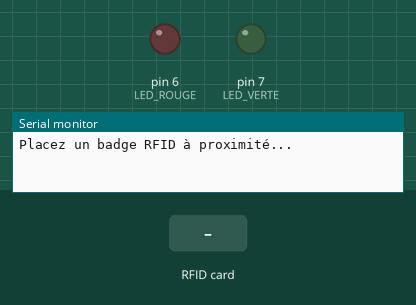
Simulated run of this sketch. Board: Arduino Uno, built with avr-gcc and run on an emulated ATmega328P. Parts: output pins drawn as LEDs (lit = HIGH), the last lines printed to the serial monitor. The inputs (shaded band) are chosen by the test bench. Pins used as bus, display or sensor lines are not drawn.

Above: at 1.2 s.
1.3 s: RFID card 5E 7A 19 C4 held to the reader
At 2.2 s:
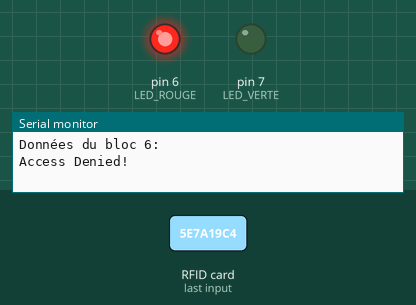
Timing chart, 0 to 4.9 s (numbered marks = the images above; inputs shaded):
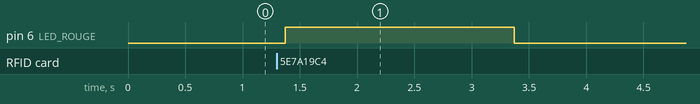

The sketch:

LECTEUR.ino
```cpp
#include <SPI.h>
#include <MFRC522.h>

//========================
// Déclaration des constantes et variables
//
// Objectif:
//    - Initialisation des pins du module RFID et des LED
//    - Création de l'instance pour le module MFRC522
//========================
#define SS_PIN 10     // Pin SDA pour le module RFID
#define RST_PIN 9     // Pin RST pour le module RFID
#define LED_VERTE 7   // Pin pour la LED verte
#define LED_ROUGE 6   // Pin pour la LED rouge

MFRC522 mfrc522(SS_PIN, RST_PIN);  // Création de l'instance MFRC522

// Donnée autorisée pour le bloc 6
const char secteurAutorise[] = "CYBER   ";  // Autorisation basée sur "CYBER" avec des espaces

//========================
// Fonction setup()
//
// Input:
//    - Aucun
// Output:
//    - Aucun
// Objectif:
//    - Initialiser la communication SPI et le module MFRC522
//    - Configurer les LED comme sorties et les éteindre au démarrage
//    - Afficher un message dans la console série pour indiquer que le lecteur est prêt
//========================
void setup() {
  Serial.begin(9600);   // Initialisation de la communication série
  SPI.begin();          // Initialisation du bus SPI pour le module RFID
  mfrc522.PCD_Init();   // Initialisation du module MFRC522

  // Initialisation des LED
  pinMode(LED_VERTE, OUTPUT);  // Configurer la LED verte comme sortie
  pinMode(LED_ROUGE, OUTPUT);  // Configurer la LED rouge comme sortie

  // Éteindre les LED au démarrage
  digitalWrite(LED_VERTE, LOW);
  digitalWrite(LED_ROUGE, LOW);

  Serial.println("Placez un badge RFID à proximité...");  // Indication à l'utilisateur
}

//========================
// Fonction loop()
//
// Input:
//    - Aucun
// Output:
//    - Aucun
// Objectif:
//    - Scanner les badges RFID à proximité
//    - Authentifier et lire le bloc 6 du badge RFID
//    - Comparer les données lues avec celles autorisées pour accorder ou refuser l'accès
//========================
void loop() {
  // Vérifier si un nouveau badge RFID est détecté
  if (!mfrc522.PICC_IsNewCardPresent()) {
    return;  // Aucun badge détecté, on retourne
  }

  // Lecture du badge RFID
  if (!mfrc522.PICC_ReadCardSerial()) {
    return;  // Erreur de lecture, on retourne
  }

  // Lecture des données du bloc 6 du badge
  char secteur[16 + 1];  // Tampon de 16 octets pour stocker les données lues
  if (!readBlockData(6, secteur)) {
    Serial.println("Erreur de lecture du bloc 6.");  // En cas d'erreur
  } else {
    secteur[16] = '\0';  // Terminer correctement la chaîne de caractères
    Serial.print("Données du bloc 6: ");
    Serial.println(secteur);  // Afficher les données lues
  }

  // Comparaison des données lues avec la donnée autorisée
  if (strcmp(secteur, secteurAutorise) == 0) {
    // Si les données correspondent, accès autorisé
    Serial.println("Access Granted!");
    digitalWrite(LED_VERTE, HIGH);  // Allumer la LED verte
    digitalWrite(LED_ROUGE, LOW);   // Éteindre la LED rouge
  } else {
    // Si les données ne correspondent pas, accès refusé
    Serial.println("Access Denied!");
    digitalWrite(LED_ROUGE, HIGH);  // Allumer la LED rouge
    digitalWrite(LED_VERTE, LOW);   // Éteindre la LED verte
  }

  // Délai avant de réinitialiser les LEDs
  delay(2000);
  digitalWrite(LED_VERTE, LOW);
  digitalWrite(LED_ROUGE, LOW);

  // Arrêter la communication avec le badge RFID
  mfrc522.PICC_HaltA();         // Arrêter la lecture de la carte
  mfrc522.PCD_StopCrypto1();    // Désactiver la cryptographie
}

//========================
// Fonction readBlockData()
//
// Input:
//    - byte bloc: numéro du bloc à lire
//    - char* dataOut: tampon pour stocker les données lues
// Output:
//    - bool: retourne true si la lecture est réussie, false en cas d'erreur
// Objectif:
//    - Authentifier et lire les données du bloc spécifié du badge RFID
//    - Stocker les données lues dans le tampon fourni
//========================
bool readBlockData(byte bloc, char *dataOut) {
  MFRC522::MIFARE_Key key;  // Clé pour l'authentification du bloc
  for (byte i = 0; i < 6; i++) key.keyByte[i] = 0xFF;  // Clé par défaut : 0xFF

  // Authentification du bloc spécifié
  MFRC522::StatusCode status = mfrc522.PCD_Authenticate(
    MFRC522::PICC_CMD_MF_AUTH_KEY_A, bloc, &key, &(mfrc522.uid)
  );
  if (status != MFRC522::STATUS_OK) {
    Serial.print("Erreur d'authentification du bloc ");
    Serial.print(bloc);
    Serial.print(": ");
    Serial.println(mfrc522.GetStatusCodeName(status));
    return false;  // Retourne false si l'authentification échoue
  }

  // Lecture des données du bloc
  byte buffer[16];  // Tampon pour stocker les données du bloc
  byte size = sizeof(buffer);
  status = mfrc522.MIFARE_Read(bloc, buffer, &size);
  if (status != MFRC522::STATUS_OK) {
    Serial.print("Erreur de lecture du bloc ");
    Serial.print(bloc);
    Serial.print(": ");
    Serial.println(mfrc522.GetStatusCodeName(status));
    return false;  // Retourne false si la lecture échoue
  }

  // Afficher les données en hexadécimal pour débogage
  Serial.print("Données en hexadécimal du bloc ");
  Serial.print(bloc);
  Serial.print(": ");
  for (byte i = 0; i < 16; i++) {
    Serial.print(" ");
    if (buffer[i] < 0x10) Serial.print("0");  // Ajouter un '0' pour les valeurs inférieures à 0x10
    Serial.print(buffer[i], HEX);
  }
  Serial.println();

  // Copier les données lues dans dataOut
  for (byte i = 0; i < 16; i++) {
    dataOut[i] = buffer[i];  // Copier les données du tampon dans dataOut
  }
  dataOut[16] = '\0';  // Terminer la chaîne de caractères

  return true;  // Retourne true si la lecture réussit
}
```

Measured:
- after the input at 1.3 s, pin 6 (LED_ROUGE): LOW → HIGH after 0.07 s, → LOW 2.0 s later
